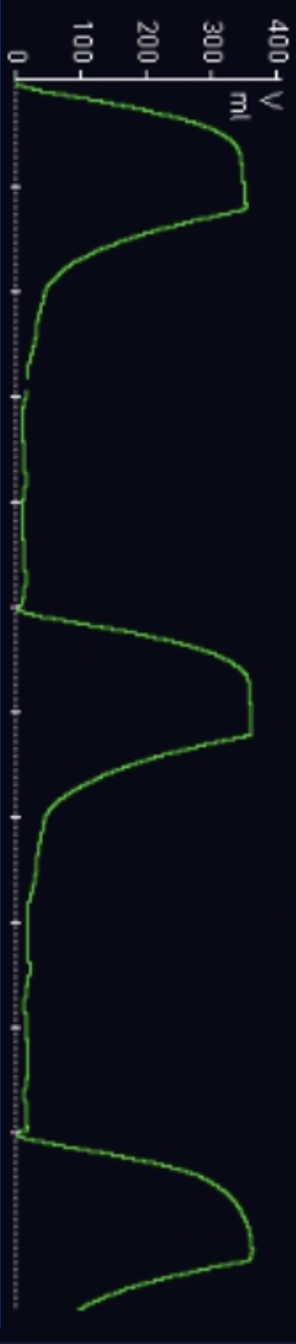
#> input picture ZoomMechVent_DS25_P1.png, 296 x 1344 px
$ python ConvertVolume.py
#> lines starting #> are read from the running program, lines starting #| are printed output that depends on the picture
#!/usr/bin/env python
# This file converts color specific pixel from a graph into a list. This files takes in a png file of a continous graph where the color of the graph is based off HSV and outputs two text files of discritization of points on the graph, one file for the horizontal axis and one text file for the vertial axis values. For the volume file, the outputs are a list of time points and volume values. Please make note of comments labeled # USERS: .

# The imported images are rotated so that the top of the image is a "sideways" vertical axis, the left of the image is a "sideways" horizontal axis.

# USERS: will need to update lines 51-53, 68, 89,134, and 136 for specific situations. line 102 is specific to the color range of a users graph

#Import the classes use
import numpy as np
from PIL import Image
from matplotlib import pyplot as plt

# npArr is the array that results from finding all of a 'certain colored' pixels
# this finds our median best points so that we dont have a "clump" of points but rather a beautiful line
# NOTE -- this method only works because the Y values are garunteed to be ordered w.r.t the corresponding x values.
def choose_best_points(npArr):
  # numpy gives us an array containing an array of x coordinates
  # and an array of y coordinates, so we grab those arrays here.
  # NOTE -- for this script, our images are rotated
  xs = npArr[1]
  ys = npArr[0]
  # these will be the arrays we will return out from this function, will print out as .txt
  outX, outY = [], []
  # find the unique elements and their indicies in the original array of ys.
  #if didn't have return_index=True then couldn't get back indicies
  uniques, indicies = np.unique(ys, return_index=True)

  # for each index of a unique y value
  for i in range(0, len(indicies)):
    # if we can compare the current index to the next index
    if i + 1 < len(indicies):
      # grab the index of the current unique value and the index of the next unique value
      currIdx, nextIdx = indicies[i], indicies[i + 1]
      # find the index in the array of ys that would be inbetween our two unique values
      median = int((nextIdx - currIdx) / 2)
      # grab the corresponding element from the original arrays and put them in our arrays
      outX.append(xs[currIdx + median])
      outY.append(ys[currIdx + median])

  # return a numpy array that is like the one we got as input
  return np.asarray([outX, outY])

 # USER: For every image/graph, you need to update zeroZero, secondYPixels, secondXPixels. These are the true pixel values at the (zero, zero) of your graph, at the (zero, First labled X pixel Height,), and at the (First labled Y pixel Height, zero)
# this command gives us pixel/ml and pixel/second
# tick want (first two in time) to upper left hand corner, y values should be the same. Put these values in firstXPixels and secondXPixels. You should do this for the rotated image
# For image 'ZoomMechVent_DS25_P1.png', zeroZero = (16, 79), secondYPixels = (16, 187), secondXPixels = (81, 79)
def map_to_units(filteredNpArray):
  zeroZero = (16, 79)
  secondYPixels = (16, 187)
  secondXPixels = (81, 79)

  xPixels = filteredNpArray[0]
  yPixels = filteredNpArray[1]

  pixelsPerMl = abs(zeroZero[1] - secondYPixels[1])
  pixelsPerSecond = abs(zeroZero[0] - secondXPixels[0])

  offsetX = zeroZero[0] / pixelsPerSecond
  offsetY = zeroZero[1] / pixelsPerMl

#the five depends on the unit/scale of the vertical axis
# USER: update the vertAxisScale. This is based of the scale of the vertical axis of the non-rotated image
# For "ZoomMechVent_DS25_P1.png", vertAxisScale = 100

  vertAxisScale = 100
  xs = [((xPx / pixelsPerSecond) - offsetX)* vertAxisScale for xPx in xPixels]
  ys = [((yPx / pixelsPerMl) - offsetY) for yPx in yPixels]
  xs = [((xPx / pixelsPerSecond) - offsetX) * 100 for xPx in xPixels]
  ys = [((yPx / pixelsPerMl) - offsetY) for yPx in yPixels]

  return np.asarray([ys, xs])

def flip_array(processedNpArray):
  return np.asarray([processedNpArray[1], processedNpArray[0]])

def main():
   # USER: rotate the image before you import it in here
    # this function imports image and convert to RGB using HSV
    # . . HSV and RGB are ways of representing colors in bytes. HSV (Hue, Saturation, Value)
    # . . Is easier to use here since colors have a specific value range in which they fall,
    # . . so we only have to compare one number rather than three.
    #
    # . . We're only opening the image in both formats since we want to set the white pixels at
    # . . the end of this method. If we don't care about that visualization, we can just use HSV
    # . . all the way through
    #HSV allows you to have one value as opposed to three values like RGB
    # USER: must change the name of the rotated photo based on your use case
    RGBim = Image.open("ZoomMechVent_DS25_P1.png").convert('RGB')
    HSVim = RGBim.convert('HSV')
#> HSVim: PIL image 296x1344 HSV; mean H, S, V 165.2, 158.6, 27.4
    #this is not necessary but helpful later when we "plot" our pixels for result.png
    RGBna = np.array(RGBim)
    HSVna = np.array(HSVim)

    # Extract Hue
    H = HSVna[:,:,0]
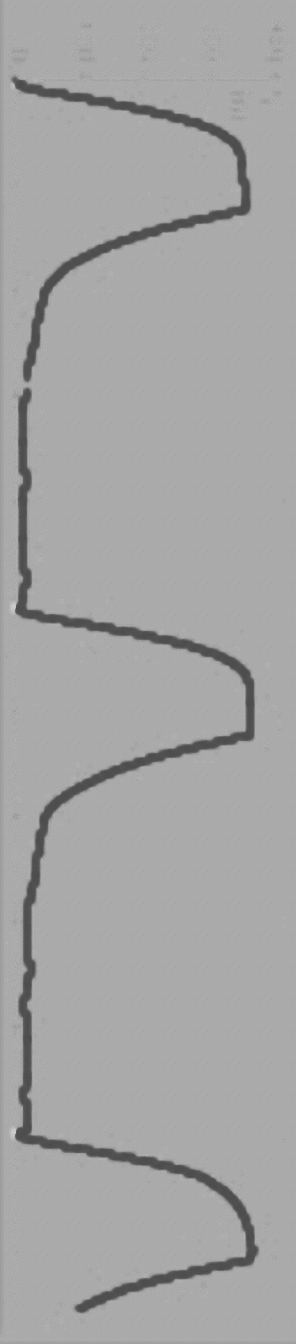
#> H: shape (1344, 296); min 74, max 206, mean 165.2

    # Find all green pixels hue range
    # USER: update HSV you will accept,
    lo,hi = 40,58
    # Rescale to 0-255, rather than 0-360 because we are using uint8
    lo = int((lo * 255) / 360)
    hi = int((hi * 255) / 360)
    # . . "query" arrays for certain conditions.
    # . . In this case, we want to find all the HSV values where the V is between lo and hi
    green = np.where((H>lo) & (H<hi))
#> green = (empty array, empty array)

    #rescale image so that we start at (0,0)
    #to do this we look at starting x and y values and subtract every element in green matrix by that pair
    # green = offset_xy(green)
    green = choose_best_points(green)
#> in choose_best_points, `xs = npArr[1]`: xs = empty array
#> after the loop in choose_best_points, `for i in range(0, len(indicies)):`: outX = []
#> green = empty array

    # do the overlay before we map the green points to real values
    RGBna[[green[1], green[0]]] = [255,255,255]
    Image.fromarray(RGBna).save('result.png')

    # Formatting each value in the array as an integer number
    # By default, numpy uses %12f or something like that which leads to 12-digit percision
    # floating point values, but pixels are always integers so we don't want that.
    np.savetxt('pixels_y.txt', green[0], newline=',', fmt='%d')
    np.savetxt('pixels_x.txt', green[1], newline=',', fmt='%d')

    green = map_to_units(green)
#> in map_to_units, `xs = [((xPx / pixelsPerSecond) - offsetX)* vertAxisScale for xPx in xP..`: xs = []
    green = flip_array(green)
    # USER: You need to change cutoff of these values depending on each data set
    # Some cut offs may need to be longer or shorter, we do this specifically if our
    # pressure curves includes 2.5 breaths and we only want the first two full breaths
    print(len(green[0]))
#| 0
    #print(green)
    green=list(green)
#> green = [empty array, empty array]
    green[0]=green[0][0:963]
    green[1]=green[1][0:963]

    #print(green)

    np.savetxt('units_Pressure_y.txt', green[0], newline=',', fmt='%.4f')
    np.savetxt('units_Time_x.txt', green[1], newline=',', fmt='%.4f')

    plt.scatter(green[1], green[0])
    plt.savefig('out.png')
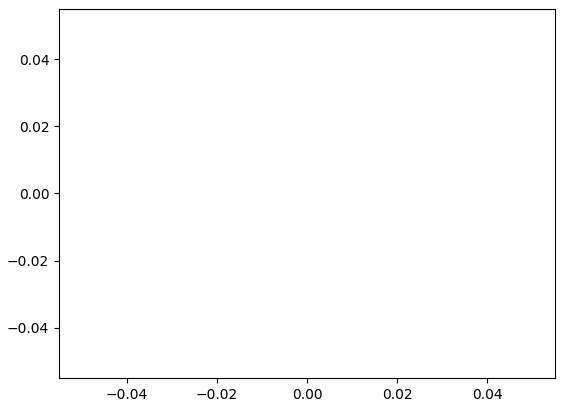
#> figure drawn by matplotlib, 1 panel

main()

$ run again, with DS14_P1_Pressure.png copied over ZoomMechVent_DS25_P1.png
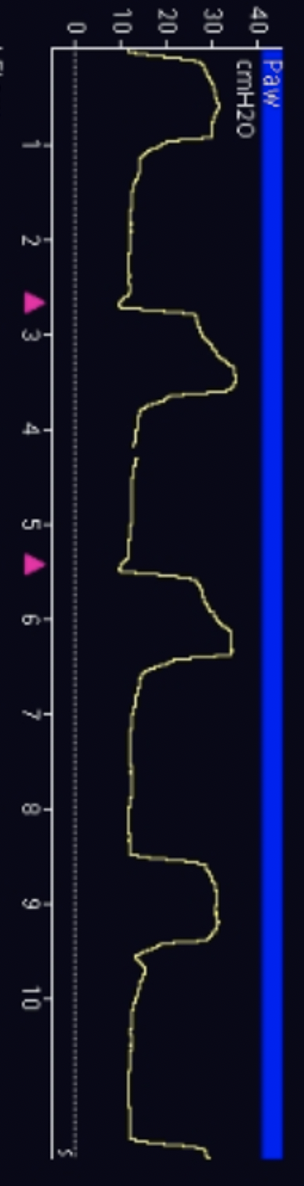
#> input picture DS14_P1_Pressure.png, 304 x 1186 px
#> HSVim: PIL image 304x1186 HSV; mean H, S, V 164.9, 160, 42.2
#> in main, `green = np.where((H>lo) & (H<hi))`: green = 3431 positions, rows 49 to 1159, columns 116 to 238
#> in choose_best_points, `xs = npArr[1]`: xs = 3431 values, max 238 at index 1100, min 116 at index 779, mean 162.5
#> in choose_best_points, `ys = npArr[0]`: ys = 3431 values from 49 to 1159
#> uniques = 953 values from 49 to 1159; indicies = 953 values from 0 to 3428
#> the loop in choose_best_points, `for i in range(0, len(indicies)):` made 953 passes
#> (currIdx, nextIdx, median) on passes 1 to 8: (0, 5, 2), (5, 7, 1), (7, 14, 3), (14, 23, 4), (23, 33, 5), (33, 47, 7), (47, 60, 6), (60, 72, 6)
#> after the loop in choose_best_points, `for i in range(0, len(indicies)):`: outX = 952 values, max 238 at index 287, min 119 at index 451, mean 159.4; outY = 952 values from 49 to 1158
#> in main, `RGBna[[green[1], green[0]]] = [255,255,255]`:
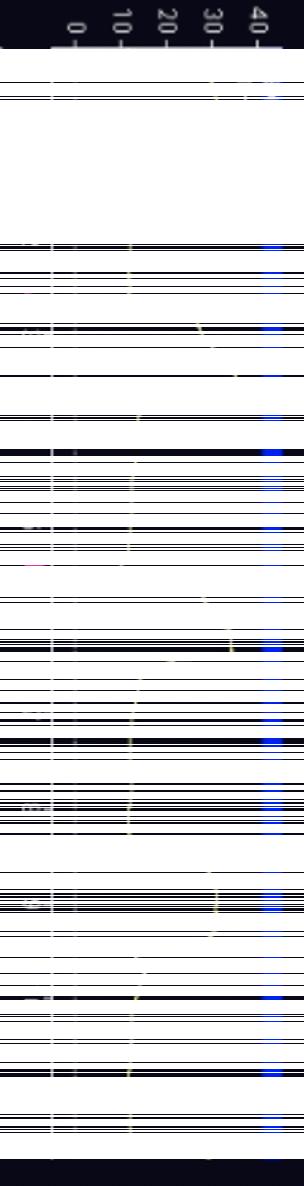
#> RGBna: shape (1186, 304, 3); mean R, G, B 211.1, 211.4, 215.4
#> xPixels has the same summary as outX in choose_best_points
#> in map_to_units, `xs = [((xPx / pixelsPerSecond) - offsetX)* vertAxisScale for xPx in xP..`: xs = 952 values, max 341.5 at index 287, min 158.5 at index 451, mean 220.6
#> in map_to_units, `ys = [((yPx / pixelsPerMl) - offsetY) for yPx in yPixels]`: ys = 952 values from -0.278 to 9.99
#| 952
#> in main, `green=list(green)`: green = 2 items
#> in main, `plt.savefig('out.png')`:
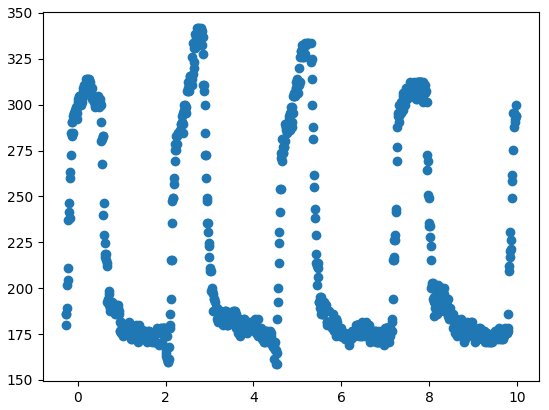
#> figure drawn by matplotlib, 1 panel
